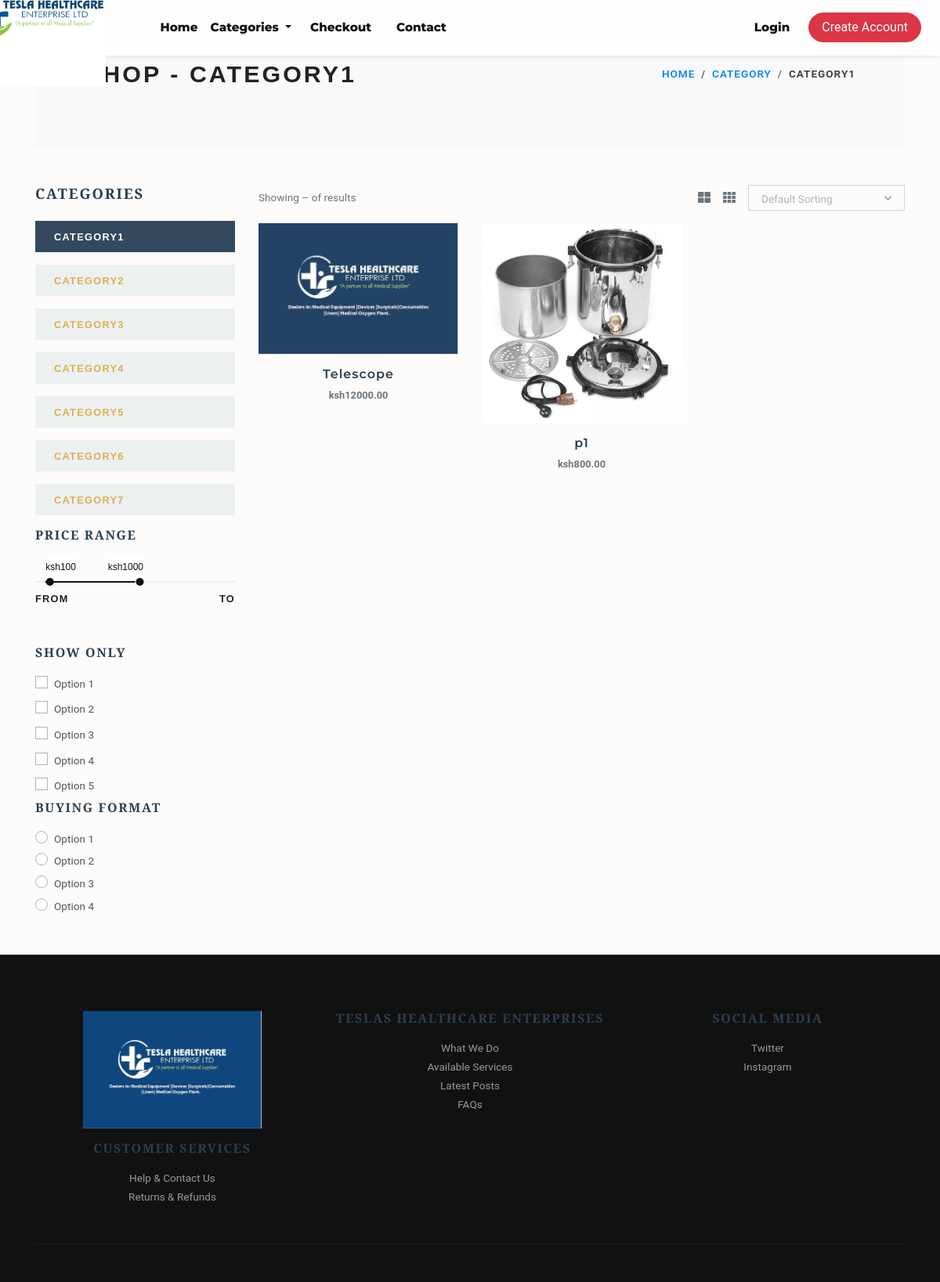
The app's page /gifts/ with its own data.
### store/models.py (models this page shows, shortened)
class Category(models.Model):
    title = models.CharField(max_length=50, verbose_name="Category Title")
    slug = models.SlugField(max_length=55, unique=True, db_index=True, verbose_name="Category Slug")
    description = models.TextField(blank=True, verbose_name="Category Description")
    category_image = models.ImageField(
        upload_to='category',
        blank=True,
        null=True,
        verbose_name="Category Image"
    )
    is_active = models.BooleanField(default=True, verbose_name="Is Active?")
    is_featured = models.BooleanField(default=False, verbose_name="Is Featured?")
    created_at = models.DateTimeField(auto_now_add=True, verbose_name="Created Date")
    updated_at = models.DateTimeField(auto_now=True, verbose_name="Updated Date")
    class Meta:
        verbose_name_plural = 'Categories'
        ordering = ('-created_at',)

class Product(models.Model):
    title = models.CharField(max_length=150, verbose_name="Product Title")
    slug = models.SlugField(max_length=160, unique=True, db_index=True, verbose_name="Product Slug")
    sku = models.CharField(max_length=255, unique=True, verbose_name="Unique Product ID (SKU)")
    short_description = models.TextField(verbose_name="Short Description")
    detail_description = models.TextField(blank=True, null=True, verbose_name="Detail Description")
    product_image = models.ImageField(
        upload_to='product',
        blank=True,
        null=True,
        verbose_name="Product Image"
    )
    price = models.DecimalField(max_digits=8, decimal_places=2)
    category = models.ForeignKey(Category, verbose_name="Product Category", on_delete=models.CASCADE)
    is_active = models.BooleanField(default=True, verbose_name="Is Active?")
    is_featured = models.BooleanField(default=False, verbose_name="Is Featured?")
    created_at = models.DateTimeField(auto_now_add=True, verbose_name="Created Date")
    updated_at = models.DateTimeField(auto_now=True, verbose_name="Updated Date")
    class Meta:
        verbose_name_plural = 'Products'
        ordering = ('-created_at',)

### store/views.py (the view)
# urls.py: path('<slug:slug>/', views.category_products, name="category-products"),
def category_products(request, slug):
    category = get_object_or_404(Category, slug=slug)
    products = Product.objects.filter(is_active=True, category=category)
    categories = Category.objects.filter(is_active=True)
    return render(request, 'store/category_products.html', {
        'category': category,
        'products': products,
        'categories': categories,
    })

### store/context_preprocessors.py (called while the page is built)
def store_menu(request):
    return {
        'categories_menu': Category.objects.filter(is_active=True)
    }

def cart_menu(request):
    if request.user.is_authenticated:
        return {
            'cart_items': Cart.objects.filter(user=request.user)
        }
    return {}

def currency(request):
    return {
        'CURRENCY_SYMBOL': "KSH"
    }

### templates/store/category_products.html (shortened to what this page needs)
{% extends 'base.html' %}
{% load static %}
{% block content %}
<div class="container">
  <section class="py-5 bg-light">
    <div class="container">
      <div class="row px-4 px-lg-5 py-lg-4 align-items-center">
        <div class="col-lg-6">
          <h1 class="h2 text-uppercase mb-0">Shop - {{ category.title }}</h1>
        </div>
        <div class="col-lg-6 text-lg-right">
          <nav aria-label="breadcrumb">
            <ol class="breadcrumb justify-content-lg-end mb-0 px-0">
              <li class="breadcrumb-item"><a href="{% url 'store:home' %}">Home</a></li>
              <li class="breadcrumb-item"><a href="{% url 'store:all-categories' %}">Category</a></li>
              <li class="breadcrumb-item active" aria-current="page">{{ category.title }}</li>
            </ol>
          </nav>
        </div>
      </div>
    </div>
  </section>
  <section class="py-5">
    <div class="container p-0">
      <div class="row">
        <div class="col-lg-3 order-2 order-lg-1">
          <h5 class="text-uppercase mb-4">Categories</h5>
          {% for cat in categories %}
            <a href="{% url 'store:category-products' cat.slug %}">
              <div class="py-2 px-4 {% if category == cat %}bg-dark text-white{% else %}bg-light{% endif %} mb-3">
                <strong class="small text-uppercase font-weight-bold">{{ cat.title }}</strong>
              </div>
            </a>
          {% endfor %}
          <h6 class="text-uppercase mb-4">Price range</h6>
          <div class="price-range pt-4 mb-5">
            <div id="range"></div>
            <div class="row pt-2">
              <div class="col-6"><strong class="small font-weight-bold text-uppercase">From</strong></div>
              <div class="col-6 text-right"><strong class="small font-weight-bold text-uppercase">To</strong></div>
            </div>
          </div>
          <h6 class="text-uppercase mb-3">Show only</h6>
          {% for i in "12345" %}
          <div class="custom-control custom-checkbox mb-1">
            <label class="custom-control-label text-small" for="customCheck{{i}}">Option {{ i }}</label>
          </div>
          {% endfor %}
          <h6 class="text-uppercase mb-3">Buying format</h6>
          {% for i in "1234" %}
          <div class="custom-control custom-radio">
            <label class="custom-control-label text-small" for="customRadio{{i}}">Option {{ i }}</label>
          </div>
          {% endfor %}
        </div>
        <div class="col-lg-9 order-1 order-lg-2 mb-5 mb-lg-0">
          <div class="row mb-3 align-items-center">
            <div class="col-lg-6 mb-2 mb-lg-0">
              <p class="text-small text-muted mb-0">
                Showing {{ page_obj.start_index }}–{{ page_obj.end_index }} of {{ page_obj.paginator.count }} results
              </p>
            </div>
            <div class="col-lg-6">
              <ul class="list-inline d-flex align-items-center justify-content-lg-end mb-0">
                <li class="list-inline-item text-muted mr-3"><a class="reset-anchor p-0" href="#"><i class="fas fa-th-large"></i></a></li>
                <li class="list-inline-item text-muted mr-3"><a class="reset-anchor p-0" href="#"><i class="fas fa-th"></i></a></li>
                <li class="list-inline-item">
                </li>
              </ul>
            </div>
          </div>
          <div class="row">
            {% for product in products %}
            <div class="col-lg-4 col-sm-6">
              <div class="product text-center">
                <div class="mb-3 position-relative">
                  <a class="d-block" href="{% url 'store:product-detail' product.slug %}">
                    {% if product.product_image %}
                      <img class="img-fluid w-100" src="{{ product.product_image.url }}" alt="{{ product.title }}">
                    {% else %}
                      <img class="img-fluid w-100" src="{% static 'img/product-1.jpg' %}" alt="{{ product.title }}">
                    {% endif %}
                  </a>
                </div>
                <h6><a class="reset-anchor" href="{% url 'store:product-detail' product.slug %}">{{ product.title }}</a></h6>
                <p class="small text-muted">ksh{{ product.price }}</p>
              </div>
            </div>
            {% endfor %}
          </div>
        </div>
      </div>
    </div>
  </section>
</div>
{% endblock content %}

### jewelryshop/static/css/style.default.css (style rules this page uses)
.text-small { font-size: 0.85rem !important; }
strong { font-weight: 700; }
.product img { -webkit-filter: grayscale(40%); filter: grayscale(40%); transition: all 0.3s; }
.text-uppercase { text-transform: uppercase; letter-spacing: 0.1em; }
.reset-anchor { color: inherit; transition: all 0.3s; }
.noUi-target { background: #efefef; border-radius: 0; border: none; box-shadow: none; }
.noUi-horizontal { height: 2px; }
body { font-family: "Libre Franklin", sans-serif; font-size: 1rem; font-weight: 400; line-height: 1.5; color: #111111; background-color: #fff; }
a { color: #dcb14a; text-decoration: none; }
h1, h2, h3, h4, h5, h6, .h1, .h2, .h3, .h4, .h5, .h6 { margin-bottom: 0.5rem; font-family: inherit; font-weight: 900; line-height: 1.2; color: inherit; }
h1, .h1 { font-size: 2.2rem; }
h2, .h2 { font-size: 1.9rem; }
h5, .h5 { font-size: 1.15rem; }
h6, .h6 { font-size: 1rem; }
small, .small { font-size: 80%; font-weight: 400; }
.bg-light { background-color: #f8f9fa !important; }
.bg-dark { background-color: #111111 !important; }
.custom-checkbox .custom-control-label::before { border-radius: 0; }
.custom-radio .custom-control-label::before { border-radius: 50%; }
.custom-control-label { font-weight: 400; line-height: 2.1em; cursor: pointer; }
.breadcrumb { background: #f8f9fa; }
.breadcrumb-item { font-size: 0.85rem; text-transform: uppercase; letter-spacing: 0.07em; font-weight: 900; color: #111111; }
.breadcrumb-item a { color: inherit; transition: all 0.3s; }
.breadcrumb-item.active { color: #aaa; }

### templates/store/category_products.html (style rules this page uses)
body { font-family: "Poppins", sans-serif; background-color: #fdfcfb; color: #222; }
h1, h5, h6 { font-family: "Playfair Display", serif; color: #2c3e50; letter-spacing: 1px; }
p, li, label, small { font-family: "Roboto", sans-serif; color: #555; }
.breadcrumb a { color: #007bff !important; font-weight: 500; }
.breadcrumb-item.active { color: #444 !important; font-weight: 600; }
.col-lg-3 .bg-dark { background-color: #34495e !important; color: #fff !important; }
.col-lg-3 .bg-light { background-color: #ecf0f1 !important; }
.product h6 a { font-family: "Montserrat", sans-serif; color: #2c3e50; font-weight: 600; }
.product p { color: #16a085; font-weight: bold; }

### records on screen
Category: title "CATEGORY1"
Category: title "CATEGORY2"
Category: title "CATEGORY3"
Category: title "CATEGORY4"
Category: title "CATEGORY5"
Category: title "CATEGORY6"
Category: title "CATEGORY7"
Product: product_image (picture), title "Telescope", price "12000.00"
Product: product_image (picture), title "p1", price "800.00"

### other values on screen
{{ i }} "1" "2" "3" "4" "5"
{{ i }} "1" "2" "3" "4"
